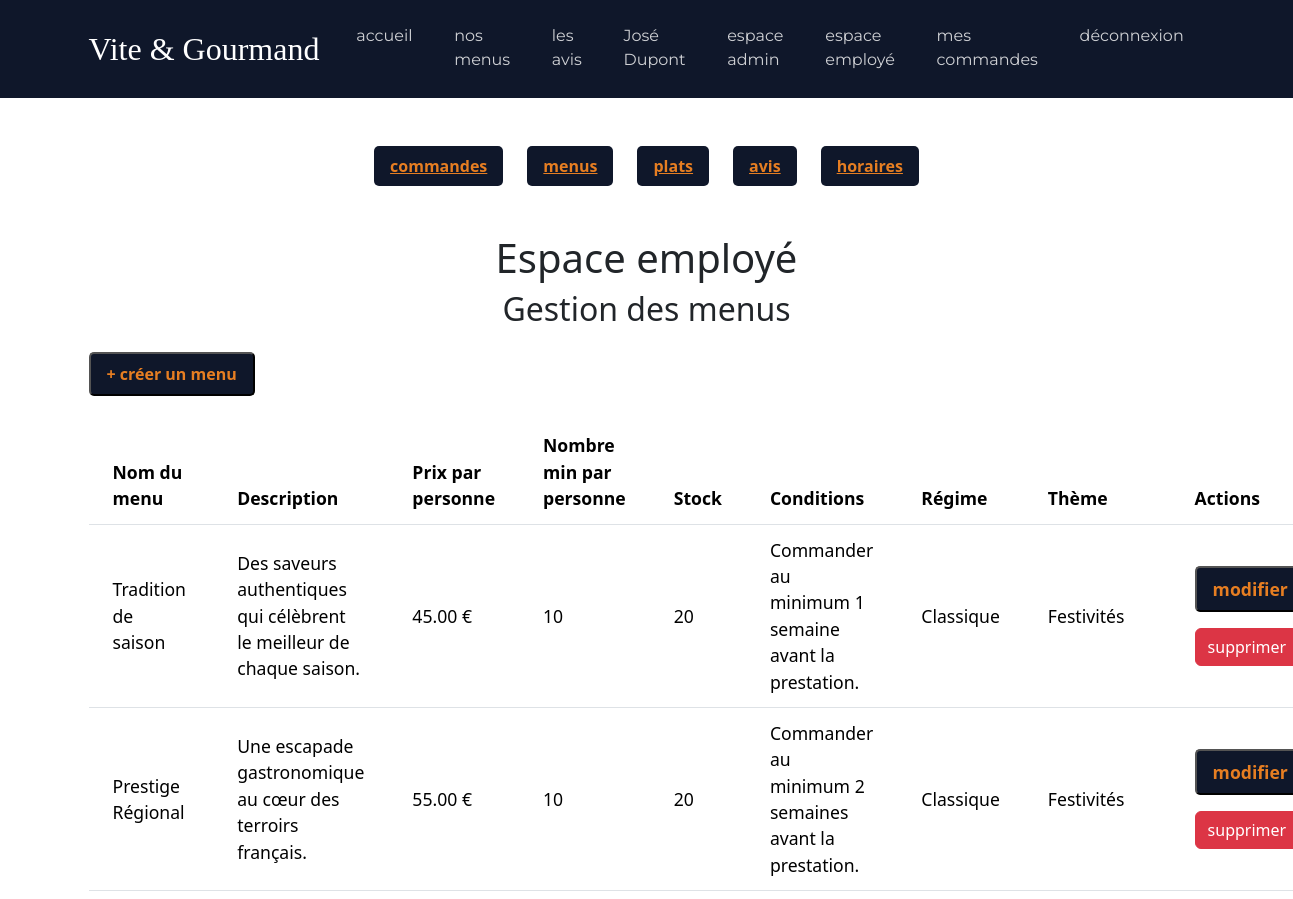
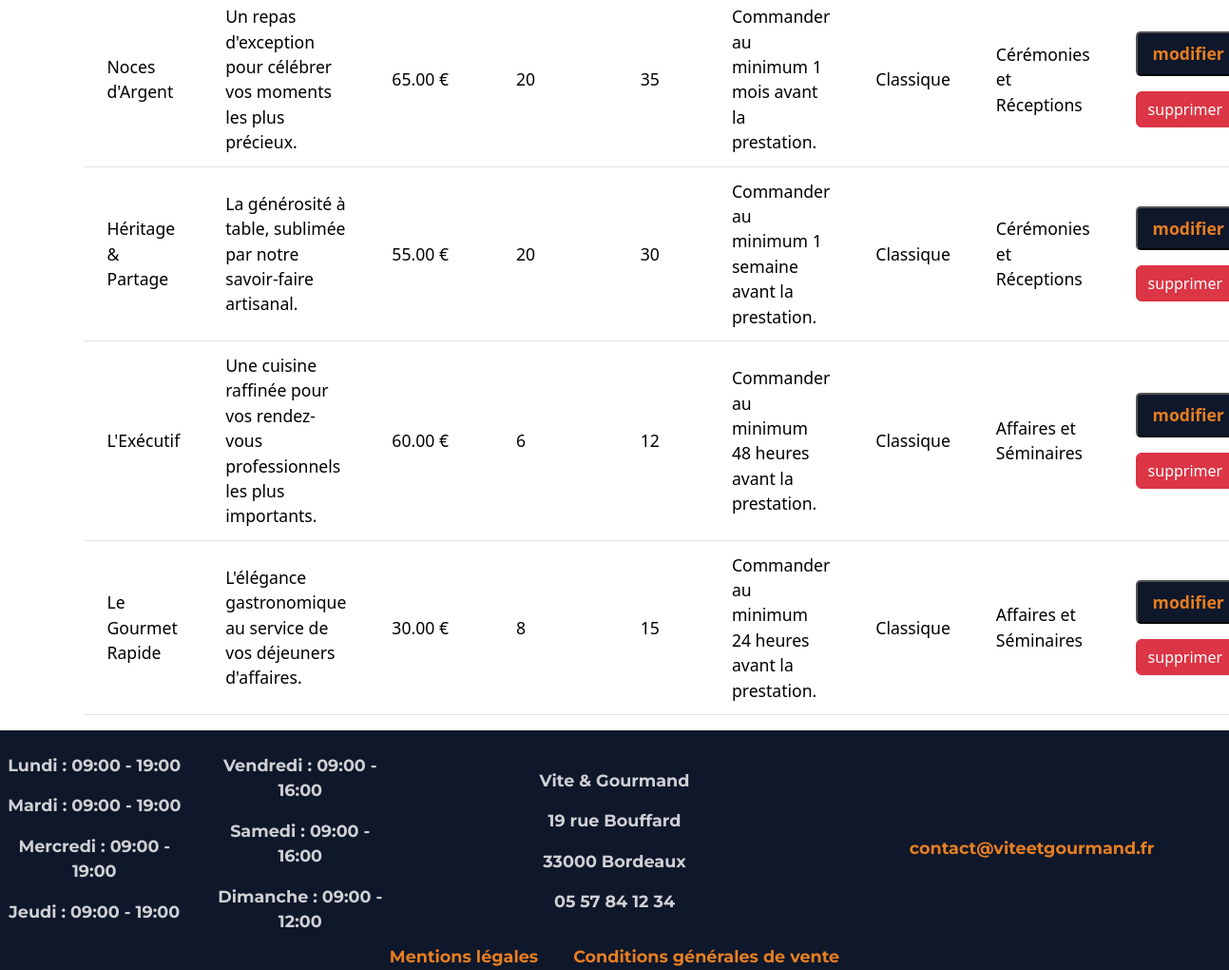
Screenshot of /employe/menus (signed in) with the database file from the repository (2 pictures, top to bottom).
### tables this page shows
CREATE TABLE menu(
   Id_menu INT AUTO_INCREMENT,
   titre VARCHAR(255)  NOT NULL,
   description_menu TEXT NOT NULL,
   prix_par_pers DECIMAL(15,2) NOT NULL,
   nombre_pers_min INT NOT NULL,
   quantite_restante INT,
   conditions TEXT NOT NULL,
   regime VARCHAR(50) NOT NULL,
   photo VARCHAR(255) NOT NULL,
   Id_theme INT NOT NULL,
   PRIMARY KEY(Id_menu),
   FOREIGN KEY(Id_theme) REFERENCES theme(Id_theme)
);

CREATE TABLE theme(
   Id_theme INT AUTO_INCREMENT,
   libelle VARCHAR(255) NOT NULL,
   PRIMARY KEY(Id_theme)
);

CREATE TABLE horaire(
   Id_horaire INT AUTO_INCREMENT,
   jour VARCHAR(50) NOT NULL,
   heure_ouverture VARCHAR(50) NOT NULL,
   heure_fermeture VARCHAR(50) NOT NULL,
   PRIMARY KEY(Id_horaire)
);

### src/core/Router.php (called while the page is built, shortened)
<?php
class Router
{
    private $routes = [];
    public function add($url, $action)
    {
        $this->routes[$url] = $action;
    }
    public function dispatch()
    {
        $path = parse_url($_SERVER['REQUEST_URI'], PHP_URL_PATH);
        $path = rtrim($path, "/");
        try {
            $action = $this->routes[$path];
            $nomMethode = $action[1];
            $controller = new $nomController();
            $controller->$nomMethode();
        } catch (\Throwable $th) {
            http_response_code(500);
            die("Erreur serveur : " . $th->getMessage());
        }
    }
}

### public/index.php (called while the page is built, shortened)
<?php
$router = new Router();
$router->add('/', [HomeController::class, 'index']);
$router->add('/menus', [MenuController::class, 'index']);
$router->add('/menus/detail', [MenuController::class, 'showDetails']);
$router->add('/menus/filter', [MenuController::class, 'filter']);
$router->add('/connexion', [AuthController::class, 'handleLogin']);
$router->add('/logout', [AuthController::class, 'logout']);
$router->add('/inscription', [AuthController::class, 'handleSignUp']);
$router->add('/mot-de-passe-oublie', [AuthController::class, 'handleResetPassword']);
$router->add('/changer-mot-de-passe', [AuthController::class, 'handleChangePassword']);
$router->add('/contact', [ContactController::class, 'handleContact']);
$router->add('/avis', [AvisController::class, 'index']);
$router->add('/commande', [OrderController::class, 'handleOrder']);
$router->add('/mon-espace', []);
$router->add('/mon-espace/commandes', [OrderController::class, 'showUserOrders']);
$router->add('/mon-espace/commandes/modifier', [OrderController::class, 'updateOrder']);
$router->add('/mon-espace/commandes/annuler', [OrderController::class, 'deleteOrder']);
$router->add('/mon-espace/avis', [OrderController::class, 'LeaveReview']);
$router->add('/mon-espace/profil', [UserController::class, 'updateProfil']);
$router->add('/employe', [EmployeController::class, 'showOrders']);
$router->add('/employe/statut', [EmployeController::class, 'handleUpdateStatus']);
$router->add('/employe/menus', [EmployeController::class, 'handleMenus']);
$router->add('/employe/plats', [EmployeController::class, 'handlePlats']);
$router->add('/employe/avis', [EmployeController::class, 'handleReviews']);
$router->add('/employe/horaires', [EmployeController::class, 'handleHoraires']);
$router->add('/admin', [AdminController::class, 'handleNewEmploye']);
$router->add('/admin/stats', [AdminController::class, 'handleStats']);
$router->add('/cgv', [LegalController::class, 'showCgv']);
$router->add('/mentions-legales', [LegalController::class, 'showMentionsLegales']);
$router->add('/commande/calculer-frais', [OrderController::class, 'calculerFrais']);
$router->add('/sitemap.xml', [SitemapController::class, 'generate']);
$router->dispatch();

### src/repositories/MenuRepository.php (called while the page is built, shortened)
<?php
class MenuRepository
{
    public static function getAllMenu()
    {
        $pdo = DatabaseConnection::getInstance();
        $stmt = $pdo->prepare("SELECT menu.*, theme.libelle AS theme_libelle
        FROM menu
        JOIN theme ON menu.Id_theme = theme.Id_theme");
        $stmt->execute();
        return $stmt->fetchAll();
    }
}

### src/repositories/HoraireRepository.php (called while the page is built, shortened)
<?php
class HoraireRepository
{
    public static function getAllHoraire()
    {
        $pdo = DatabaseConnection::getInstance();
        $stmt = $pdo->prepare("SELECT horaire.* FROM horaire");
        $stmt->execute();
        return $stmt->fetchAll();
    }
}

### src/views/employe/menus.php (the view, shortened to what this page needs)
<?php require_once('../src/views/layouts/header.php'); ?>
<?php require_once('../src/views/layouts/nav-employe.php'); ?>
<div class="employe text-center mt-4 mb-4">
    <h1>Espace employé</h1>
    <h2>Gestion des menus</h2>
</div>
<div class="container mt-4">
    <div class="d-flex justify-content-between align-items-center mb-4">
        <button class="connect-button" data-bs-toggle="modal" data-bs-target="#modalCreerMenu">
            + créer un menu
        </button>
    </div>
    <div>
        <table class="table table-hover table-responsive-md align-middle">
            <thead>
                <tr>
                    <th scope="col">Nom du menu</th>
                    <th scope="col">Description</th>
                    <th scope="col">Prix par personne</th>
                    <th scope="col">Nombre min par personne</th>
                    <th scope="col">Stock</th>
                    <th scope="col">Conditions</th>
                    <th scope="col">Régime</th>
                    <th scope="col">Thème</th>
                    <th scope="col">Actions</th>
                </tr>
            </thead>
            <tbody>
                <?php foreach ($menus as $menu): ?>
                    <tr>
                        <td><?= htmlspecialchars($menu['titre']) ?></td>
                        <td><?= htmlspecialchars($menu['description_menu']) ?></td>
                        <td><?= htmlspecialchars($menu['prix_par_pers']) ?> €</td>
                        <td><?= htmlspecialchars($menu['nombre_pers_min']) ?></td>
                        <td><?= htmlspecialchars($menu['quantite_restante']) ?></td>
                        <td><?= htmlspecialchars($menu['conditions']) ?></td>
                        <td><?= htmlspecialchars($menu['regime']) ?></td>
                        <td><?= htmlspecialchars($menu['theme_libelle']) ?></td>
                        <td>
                            <button
                                class="connect-button mb-3"
                                data-bs-toggle="modal"
                                data-bs-target="#modalModifMenu"
                                data-id="<?= $menu['Id_menu'] ?>"
                                data-titre="<?= htmlspecialchars($menu['titre']) ?>"
                                data-description="<?= htmlspecialchars($menu['description_menu']) ?>"
                                data-prix="<?= $menu['prix_par_pers'] ?>"
                                data-pers="<?= $menu['nombre_pers_min'] ?>"
                                data-stock="<?= $menu['quantite_restante'] ?>"
                                data-conditions="<?= htmlspecialchars($menu['conditions']) ?>"
                                data-regime="<?= htmlspecialchars($menu['regime']) ?>"
                                data-theme="<?= $menu['Id_theme'] ?>">
                                modifier
                            </button>
                            <button class="btn btn-danger" data-bs-toggle="modal" data-bs-target="#modalSupprimerMenu" data-id="<?= $menu['Id_menu'] ?>">supprimer</button>
                        </td>
                    </tr>
                <?php endforeach; ?>
            </tbody>
        </table>
    </div>
</div>
<?php require_once('../src/views/layouts/footer.php'); ?>

### src/views/layouts/footer.php
<footer>
    <div class="container-fluid footer text-center pt-4">
        <div class="row align-items-center">
            <div class="col">
                <div class="colonne">
                    <?php
                    $horaires = HoraireRepository::getAllHoraire();
                    foreach ($horaires as $horaire):
                    ?>
                        <p><?= htmlspecialchars($horaire['jour']) ?> : <?= htmlspecialchars($horaire['heure_ouverture']) ?> - <?= htmlspecialchars($horaire['heure_fermeture']) ?></p>
                    <?php endforeach; ?>
                </div>
            </div>
            <div class="col">
                <p>Vite & Gourmand</p>
                <p>19 rue Bouffard</p>
                <p>33000 Bordeaux</p>
                <p>05 57 84 12 34</p>
            </div>
            <div class="lien col">
                <a href="mailto:contact@viteetgourmand.fr">contact@viteetgourmand.fr</a>
            </div>
        </div>
        <div class="lien text-center">
            <a href="/mentions-legales">Mentions légales</a>
            <a href="/cgv">Conditions générales de vente</a>
        </div>
    </div>
</footer>

### public/assets/css/style.css (style rules this page uses)
* { padding: 0; margin: 0; }
:root { --couleur-primary: #0056b3; --couleur-secondary: #e67e22; --couleur-dark: #0f172a; --couleur-bg-dark: #1e293b; --font-titre: "Nunito", serif; --font-texte: "Montserrat", sans-serif; }
.footer { font-weight: bold; font-size: 1.1rem; }
.colonne { column-count: 2; }
.container-fluid { padding: 0; background-color: var(--couleur-dark); font-family: var(--font-texte); color: rgba(255, 255, 255, 0.8) !important; }
.lien a { margin: 0 1rem; }
.box-connexion label, .box-connexion a, .box-connexion p, .lien a { color: var(--couleur-secondary); }
.box-connexion a, .lien a { text-decoration: none; }
.connect-button { padding: 0.5rem 1rem; background-color: var(--couleur-dark); border-radius: 5px; color: var(--couleur-secondary); font-weight: bold; transition: transform 0.3s ease, box-shadow 0.3s ease; }
th { color: var(--couleur-primary); }
.table { font-size: 1.1rem; }
.table th, .table td { padding: 0.75rem 1.5rem; }

### rows the page displays
menu: titre "Tradition de saison", description_menu "Des saveurs authentiques qui célèbrent le meilleur de chaque saison.", prix_par_pers "45.00", nombre_pers_min "10", quantite_restante "20", conditions "Commander au minimum 1 semaine avant la prestation.", regime "Classique", Id_theme.libelle "Festivités"
menu: titre "Prestige Régional", description_menu "Une escapade gastronomique au cœur des terroirs français.", prix_par_pers "55.00", nombre_pers_min "10", quantite_restante "20", conditions "Commander au minimum 2 semaines avant la prestation.", regime "Classique", Id_theme.libelle "Festivités"
menu: titre "Noces d'Argent", description_menu "Un repas d'exception pour célébrer vos moments les plus précieux.", prix_par_pers "65.00", nombre_pers_min "20", quantite_restante "35", conditions "Commander au minimum 1 mois avant la prestation.", regime "Classique", Id_theme.libelle "Cérémonies et Réceptions"
menu: titre "Héritage & Partage", description_menu "La générosité à table, sublimée par notre savoir-faire artisanal.", prix_par_pers "55.00", nombre_pers_min "20", quantite_restante "30", conditions "Commander au minimum 1 semaine avant la prestation.", regime "Classique", Id_theme.libelle "Cérémonies et Réceptions"
menu: titre "L'Exécutif", description_menu "Une cuisine raffinée pour vos rendez-vous professionnels les plus importants.", prix_par_pers "60.00", nombre_pers_min "6", quantite_restante "12", conditions "Commander au minimum 48 heures avant la prestation.", regime "Classique", Id_theme.libelle "Affaires et Séminaires"
menu: titre "Le Gourmet Rapide", description_menu "L'élégance gastronomique au service de vos déjeuners d'affaires.", prix_par_pers "30.00", nombre_pers_min "8", quantite_restante "15", conditions "Commander au minimum 24 heures avant la prestation.", regime "Classique", Id_theme.libelle "Affaires et Séminaires"
horaire: jour "Lundi", heure_ouverture "09:00", heure_fermeture "19:00"
horaire: jour "Mardi", heure_ouverture "09:00", heure_fermeture "19:00"
horaire: jour "Mercredi", heure_ouverture "09:00", heure_fermeture "19:00"
horaire: jour "Jeudi", heure_ouverture "09:00", heure_fermeture "19:00"
horaire: jour "Vendredi", heure_ouverture "09:00", heure_fermeture "16:00"
horaire: jour "Samedi", heure_ouverture "09:00", heure_fermeture "16:00"
horaire: jour "Dimanche", heure_ouverture "09:00", heure_fermeture "12:00"

### other values shown
$_SESSION['prenom'] "José"
$_SESSION['nom'] "Dupont"
